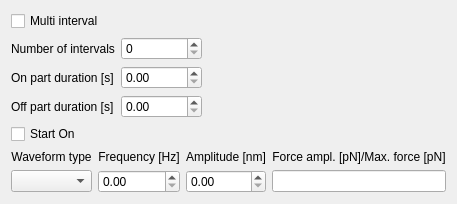
              <widget class="QWidget" name="customExpYPage">
               <attribute name="title">
                <string>Y</string>
               </attribute>
               <layout class="QVBoxLayout" name="custExpYVert" stretch="1,1">
                <item>
                 <layout class="QGridLayout" name="customExpYConfGrid" columnstretch="1,1,1,1,1">
                  <item row="1" column="1">
                   <widget class="QSpinBox" name="customExpYNumIntNum"/>
                  </item>
                  <item row="2" column="1">
                   <widget class="QDoubleSpinBox" name="customExpYOnDurNumDbl"/>
                  </item>
                  <item row="4" column="0">
                   <widget class="QCheckBox" name="customExpYStartOnCheck">
                    <property name="text">
                     <string>Start On</string>
                    </property>
                   </widget>
                  </item>
                  <item row="1" column="0">
                   <widget class="QLabel" name="customExpYNumIntLab">
                    <property name="text">
                     <string>Number of intervals</string>
                    </property>
                   </widget>
                  </item>
                  <item row="3" column="0">
                   <widget class="QLabel" name="customExpYOffDurLab">
                    <property name="text">
                     <string>Off part duration [s]</string>
                    </property>
                   </widget>
                  </item>
                  <item row="3" column="1">
                   <widget class="QDoubleSpinBox" name="customExpYOffDurNumDbl"/>
                  </item>
                  <item row="2" column="0">
                   <widget class="QLabel" name="customExpYOnDurLab">
                    <property name="text">
                     <string>On part duration [s]</string>
                    </property>
                   </widget>
                  </item>
                  <item row="0" column="0">
                   <widget class="QCheckBox" name="customExpYMultiIntCheck">
                    <property name="text">
                     <string>Multi interval</string>
                    </property>
                   </widget>
                  </item>
                  <item row="2" column="2">
                   <spacer name="horizontalSpacer_2">
                    <property name="orientation">
                     <enum>Qt::Horizontal</enum>
                    </property>
                    <property name="sizeHint" stdset="0">
                     <size>
                      <width>40</width>
                      <height>20</height>
                     </size>
                    </property>
                   </spacer>
                  </item>
                  <item row="2" column="3">
                   <spacer name="horizontalSpacer_7">
                    <property name="orientation">
                     <enum>Qt::Horizontal</enum>
                    </property>
                    <property name="sizeHint" stdset="0">
                     <size>
                      <width>40</width>
                      <height>20</height>
                     </size>
                    </property>
                   </spacer>
                  </item>
                  <item row="2" column="4">
                   <spacer name="horizontalSpacer_8">
                    <property name="orientation">
                     <enum>Qt::Horizontal</enum>
                    </property>
                    <property name="sizeHint" stdset="0">
                     <size>
                      <width>40</width>
                      <height>20</height>
                     </size>
                    </property>
                   </spacer>
                  </item>
                 </layout>
                </item>
                <item>
                 <layout class="QGridLayout" name="customExpYWFGrid" columnstretch="2,1,1,1" columnminimumwidth="0,0,0,0">
                  <item row="1" column="2">
                   <widget class="QDoubleSpinBox" name="customExpYAmplNumDbl"/>
                  </item>
                  <item row="0" column="0">
                   <widget class="QLabel" name="customExpYWFLab">
                    <property name="text">
                     <string>Waveform type</string>
                    </property>
                    <property name="alignment">
                     <set>Qt::AlignCenter</set>
                    </property>
                   </widget>
                  </item>
                  <item row="0" column="1">
                   <widget class="QLabel" name="customExpYFreqLab">
                    <property name="text">
                     <string>Frequency [Hz]</string>
                    </property>
                    <property name="alignment">
                     <set>Qt::AlignCenter</set>
                    </property>
                   </widget>
                  </item>
                  <item row="0" column="2">
                   <widget class="QLabel" name="customExpYAmplLab">
                    <property name="text">
                     <string>Amplitude [nm]</string>
                    </property>
                    <property name="alignment">
                     <set>Qt::AlignCenter</set>
                    </property>
                   </widget>
                  </item>
                  <item row="1" column="1">
                   <widget class="QDoubleSpinBox" name="customExpYFreqNumDbl"/>
                  </item>
                  <item row="1" column="0">
                   <widget class="QComboBox" name="customExpYWFCmb"/>
                  </item>
                  <item row="1" column="3">
                   <widget class="QLineEdit" name="customExpYEqForceVsMaxLine"/>
                  </item>
                  <item row="0" column="3">
                   <widget class="QLabel" name="customExpYEqForceVsMaxLab">
                    <property name="text">
                     <string>Force ampl. [pN]/Max. force [pN]</string>
                    </property>
                    <property name="alignment">
                     <set>Qt::AlignCenter</set>
                    </property>
                   </widget>
                  </item>
                 </layout>
                </item>
               </layout>
              </widget>
